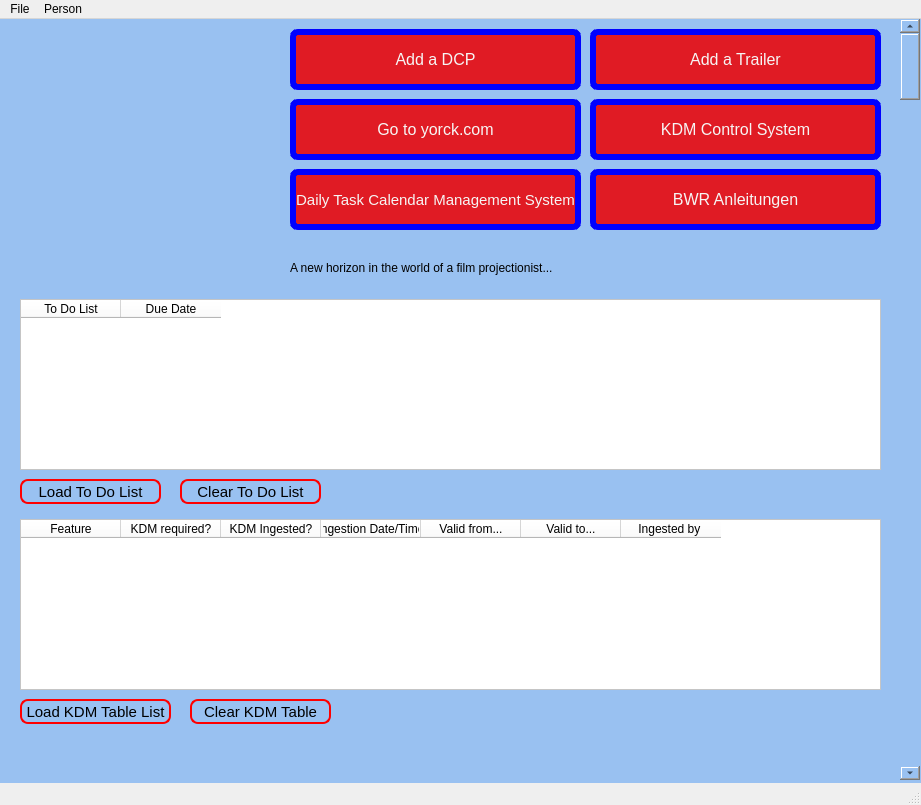
<?xml version="1.0" encoding="UTF-8"?>
<ui version="4.0">
 <class>mw_Main</class>
 <widget class="QMainWindow" name="mw_Main">
  <property name="windowModality">
   <enum>Qt::WindowModal</enum>
  </property>
  <property name="geometry">
   <rect>
    <x>0</x>
    <y>0</y>
    <width>921</width>
    <height>805</height>
   </rect>
  </property>
  <property name="maximumSize">
   <size>
    <width>921</width>
    <height>805</height>
   </size>
  </property>
  <property name="windowTitle">
   <string>CP Application Main Page</string>
  </property>
  <property name="windowIcon">
   <iconset resource="../../../icons/Icons.qrc">
    <normaloff>:/Main/CP.png</normaloff>:/Main/CP.png</iconset>
  </property>
  <property name="autoFillBackground">
   <bool>false</bool>
  </property>
  <widget class="QWidget" name="centralwidget">
   <property name="enabled">
    <bool>true</bool>
   </property>
   <property name="styleSheet">
    <string notr="true">background-color:rgb(153, 193, 241)</string>
   </property>
   <widget class="QLabel" name="lb_Logo">
    <property name="geometry">
     <rect>
      <x>20</x>
      <y>10</y>
      <width>271</width>
      <height>241</height>
     </rect>
    </property>
    <property name="text">
     <string>&lt;html&gt;&lt;head/&gt;&lt;body&gt;&lt;p&gt;&lt;img src=&quot;:/Main/CP.png&quot;/&gt;&lt;/p&gt;&lt;/body&gt;&lt;/html&gt;</string>
    </property>
   </widget>
   <widget class="QLabel" name="label">
    <property name="geometry">
     <rect>
      <x>290</x>
      <y>240</y>
      <width>361</width>
      <height>17</height>
     </rect>
    </property>
    <property name="text">
     <string>A new horizon in the world of a film projectionist...</string>
    </property>
   </widget>
   <widget class="QTableWidget" name="tw_tableWidgetToDo">
    <property name="geometry">
     <rect>
      <x>20</x>
      <y>280</y>
      <width>861</width>
      <height>171</height>
     </rect>
    </property>
    <property name="styleSheet">
     <string notr="true">background-color :rgb(255, 255, 255)</string>
    </property>
    <property name="rowCount">
     <number>0</number>
    </property>
    <column>
     <property name="text">
      <string>To Do List</string>
     </property>
    </column>
    <column>
     <property name="text">
      <string>Due Date</string>
     </property>
    </column>
   </widget>
   <widget class="QPushButton" name="pb_Load">
    <property name="geometry">
     <rect>
      <x>20</x>
      <y>460</y>
      <width>141</width>
      <height>25</height>
     </rect>
    </property>
    <property name="styleSheet">
     <string notr="true">color: rgb(0, 0, 0);
background-color: rgb(153, 193, 241);
selection-color: yellow;
selection-background-color: red;
border: 2px solid red;
border-radius: 8px;
font-size: 11pt</string>
    </property>
    <property name="text">
     <string>Load To Do List</string>
    </property>
   </widget>
   <widget class="QPushButton" name="pb_clearTable">
    <property name="geometry">
     <rect>
      <x>180</x>
      <y>460</y>
      <width>141</width>
      <height>25</height>
     </rect>
    </property>
    <property name="styleSheet">
     <string notr="true">color: rgb(0, 0, 0);
background-color: rgb(153, 193, 241);
selection-color: yellow;
selection-background-color: red;
border: 2px solid red;
border-radius: 8px;
font-size: 11pt</string>
    </property>
    <property name="text">
     <string>Clear To Do List</string>
    </property>
   </widget>
   <widget class="QPushButton" name="pb_GoToYorck">
    <property name="geometry">
     <rect>
      <x>290</x>
      <y>80</y>
      <width>291</width>
      <height>61</height>
     </rect>
    </property>
    <property name="styleSheet">
     <string notr="true">color: rgb(246, 245, 244);
background-color: rgb(224, 27, 36);
selection-color: yellow;
selection-background-color: blue;
border: 6px solid blue;
border-radius: 8px;
font-size: 12pt</string>
    </property>
    <property name="text">
     <string>Go to yorck.com</string>
    </property>
   </widget>
   <widget class="QPushButton" name="pb_KDMConrtolSystem">
    <property name="geometry">
     <rect>
      <x>590</x>
      <y>80</y>
      <width>291</width>
      <height>61</height>
     </rect>
    </property>
    <property name="styleSheet">
     <string notr="true">color: rgb(246, 245, 244);
background-color: rgb(224, 27, 36);
selection-color: yellow;
selection-background-color: blue;
border: 6px solid blue;
border-radius: 8px;
font-size: 12pt</string>
    </property>
    <property name="text">
     <string>KDM Control System</string>
    </property>
   </widget>
   <widget class="QPushButton" name="pb_AddDCP">
    <property name="geometry">
     <rect>
      <x>290</x>
      <y>10</y>
      <width>291</width>
      <height>61</height>
     </rect>
    </property>
    <property name="styleSheet">
     <string notr="true">color: rgb(246, 245, 244);
background-color: rgb(224, 27, 36);
selection-color: yellow;
selection-background-color: blue;
border: 6px solid blue;
border-radius: 8px;
font-size: 12pt</string>
    </property>
    <property name="text">
     <string>Add a DCP</string>
    </property>
   </widget>
   <widget class="QPushButton" name="pb_DailyTaskCalenderMS">
    <property name="geometry">
     <rect>
      <x>290</x>
      <y>150</y>
      <width>291</width>
      <height>61</height>
     </rect>
    </property>
    <property name="styleSheet">
     <string notr="true">color: rgb(246, 245, 244);
background-color: rgb(224, 27, 36);
selection-color: yellow;
selection-background-color: blue;
border: 6px solid blue;
border-radius: 8px;
font-size: 11pt</string>
    </property>
    <property name="text">
     <string>Daily Task Calendar Management System</string>
    </property>
   </widget>
   <widget class="QPushButton" name="pb_AddTrailer">
    <property name="geometry">
     <rect>
      <x>590</x>
      <y>10</y>
      <width>291</width>
      <height>61</height>
     </rect>
    </property>
    <property name="styleSheet">
     <string notr="true">color: rgb(246, 245, 244);
background-color: rgb(224, 27, 36);
selection-color: yellow;
selection-background-color: blue;
border: 6px solid blue;
border-radius: 8px;
font-size: 12pt</string>
    </property>
    <property name="text">
     <string>Add a Trailer</string>
    </property>
   </widget>
   <widget class="QScrollBar" name="verticalScrollBar">
    <property name="geometry">
     <rect>
      <x>900</x>
      <y>0</y>
      <width>20</width>
      <height>761</height>
     </rect>
    </property>
    <property name="orientation">
     <enum>Qt::Vertical</enum>
    </property>
   </widget>
   <widget class="QTableWidget" name="tw_tableWidgetToDo_KDM">
    <property name="geometry">
     <rect>
      <x>20</x>
      <y>500</y>
      <width>861</width>
      <height>171</height>
     </rect>
    </property>
    <property name="styleSheet">
     <string notr="true">background-color :rgb(255, 255, 255)</string>
    </property>
    <property name="rowCount">
     <number>0</number>
    </property>
    <attribute name="verticalHeaderMinimumSectionSize">
     <number>50</number>
    </attribute>
    <attribute name="verticalHeaderDefaultSectionSize">
     <number>50</number>
    </attribute>
    <column>
     <property name="text">
      <string>Feature</string>
     </property>
    </column>
    <column>
     <property name="text">
      <string>KDM required?</string>
     </property>
    </column>
    <column>
     <property name="text">
      <string>KDM Ingested?</string>
     </property>
    </column>
    <column>
     <property name="text">
      <string>Ingestion Date/Time</string>
     </property>
    </column>
    <column>
     <property name="text">
      <string>Valid from...</string>
     </property>
    </column>
    <column>
     <property name="text">
      <string>Valid to...</string>
     </property>
    </column>
    <column>
     <property name="text">
      <string>Ingested by </string>
     </property>
    </column>
   </widget>
   <widget class="QPushButton" name="pb_Load_KDM">
    <property name="geometry">
     <rect>
      <x>20</x>
      <y>680</y>
      <width>151</width>
      <height>25</height>
     </rect>
    </property>
    <property name="styleSheet">
     <string notr="true">color: rgb(0, 0, 0);
background-color: rgb(153, 193, 241);
selection-color: yellow;
selection-background-color: red;
border: 2px solid red;
border-radius: 8px;
font-size: 11pt</string>
    </property>
    <property name="text">
     <string>Load KDM Table List</string>
    </property>
   </widget>
   <widget class="QPushButton" name="pb_clearTable_KDM">
    <property name="geometry">
     <rect>
      <x>190</x>
      <y>680</y>
      <width>141</width>
      <height>25</height>
     </rect>
    </property>
    <property name="styleSheet">
     <string notr="true">color: rgb(0, 0, 0);
background-color: rgb(153, 193, 241);
selection-color: yellow;
selection-background-color: red;
border: 2px solid red;
border-radius: 8px;
font-size: 11pt</string>
    </property>
    <property name="text">
     <string>Clear KDM Table</string>
    </property>
   </widget>
   <widget class="QPushButton" name="pb_anleitungen">
    <property name="geometry">
     <rect>
      <x>590</x>
      <y>150</y>
      <width>291</width>
      <height>61</height>
     </rect>
    </property>
    <property name="styleSheet">
     <string notr="true">color: rgb(246, 245, 244);
background-color: rgb(224, 27, 36);
selection-color: yellow;
selection-background-color: blue;
border: 6px solid blue;
border-radius: 8px;
font-size: 12pt</string>
    </property>
    <property name="text">
     <string>BWR Anleitungen</string>
    </property>
   </widget>
  </widget>
  <widget class="QMenuBar" name="menubar">
   <property name="geometry">
    <rect>
     <x>0</x>
     <y>0</y>
     <width>921</width>
     <height>22</height>
    </rect>
   </property>
   <widget class="QMenu" name="menuFile">
    <property name="title">
     <string>File</string>
    </property>
    <addaction name="action_Quit"/>
   </widget>
   <widget class="QMenu" name="menuPerson">
    <property name="title">
     <string>Person</string>
    </property>
    <addaction name="action_Add_Person"/>
   </widget>
   <addaction name="menuFile"/>
   <addaction name="menuPerson"/>
  </widget>
  <widget class="QStatusBar" name="statusbar"/>
  <action name="action_Quit">
   <property name="icon">
    <iconset resource="../../../icons/Icons.qrc">
     <normaloff>:/Buttons/cross.png</normaloff>:/Buttons/cross.png</iconset>
   </property>
   <property name="text">
    <string>Quit</string>
   </property>
  </action>
  <action name="action_Add_Person">
   <property name="text">
    <string>Add Person</string>
   </property>
  </action>
 </widget>
 <resources>
  <include location="../../../icons/Icons.qrc"/>
 </resources>
 <connections/>
</ui>
